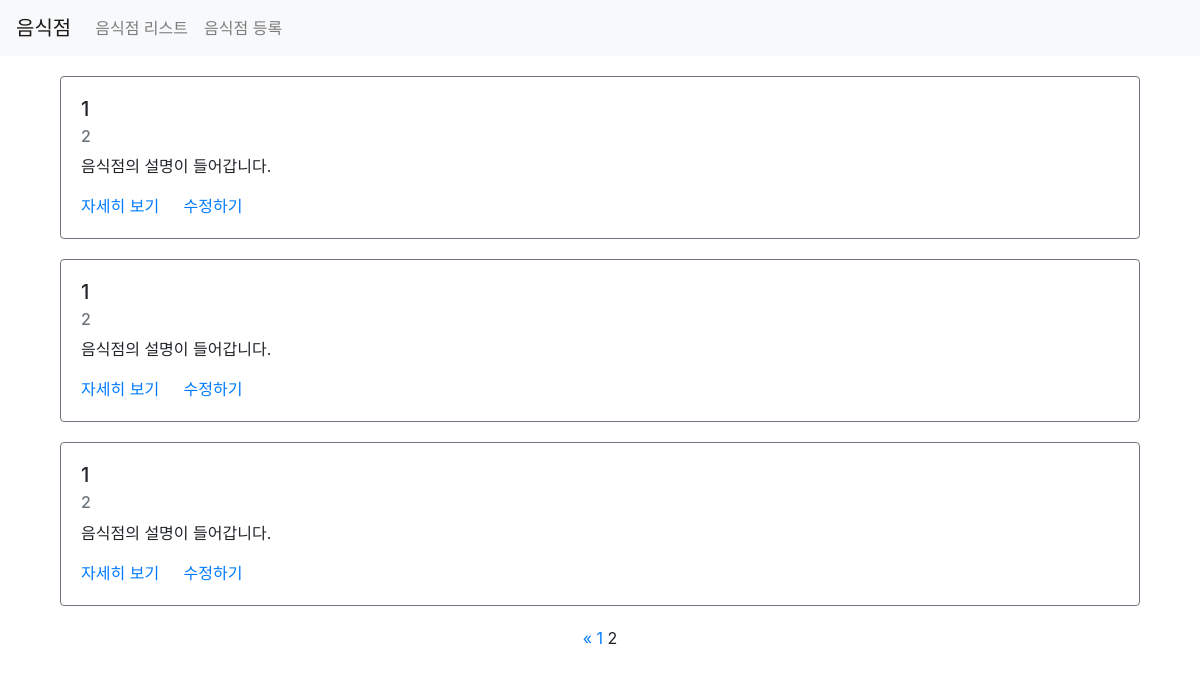
The app's page /third/list/?page=2 with its own data.
### third/models.py (models this page shows)
class Restaurant(models.Model):
    name = models.CharField(max_length=30)
    address = models.CharField(max_length=200)
    created_at = models.DateTimeField(auto_now_add=True)
    updated_at = models.DateTimeField(auto_now=True)

### third/views.py (the view)
# urls.py: path('list/', views.list, name="list"),
def list(request):
    restaurants = Restaurant.objects.all()
    paginator = Paginator(restaurants, 5)
    page = request.GET.get('page')  # third.list?page=1
    items = paginator.get_page(page)
    context = {
        'restaurants': items,
    }
    return render(request, 'third/list.html', context)

### third/templates/third/list.html (shortened to what this page needs)
{% extends 'third/base.html' %}
{% load static %}
{% block content %}
<div class="container">
    {% for item in restaurants %}
    <div class="row restaurant-item" style="margin:20px auto;">
        <div class="col-sm-12">
            <div class="card border-secondary">
              <div class="card-body">
                <h5 class="card-title">{{ item.name }}</h5>
                <h6 class="card-subtitle mb-2 text-muted">{{ item.address }}</h6>
                <p class="card-text">음식점의 설명이 들어갑니다.</p>
                <a href="#" class="card-link">자세히 보기</a>
                <a href="#" class="card-link">수정하기</a>
              </div>
            </div>
        </div>
    </div>
    {% endfor %}
    <div class="row">
        <div class="col-sm-12 text-center">
            <div class="pagination">
                <span class="step-links text-center" style="width:100%;">
                    {% if restaurants.has_previous %}
                        <a href="?page=1">&laquo;</a>
                        <a href="?page={{ restaurants.previous_page_number }}">{{ restaurants.previous_page_number }}</a>
                    {% endif %}
                    <span class="current">
                        {{ restaurants.number }}
                    </span>
                </span>
            </div>
        </div>
    </div>
</div>
{% endblock %}

### records on screen
Restaurant: name "1", address "2"
Restaurant: name "1", address "2"
Restaurant: name "1", address "2"

### other values on screen
{{ restaurants.previous_page_number }} "1"
{{ restaurants.number }} "2"
